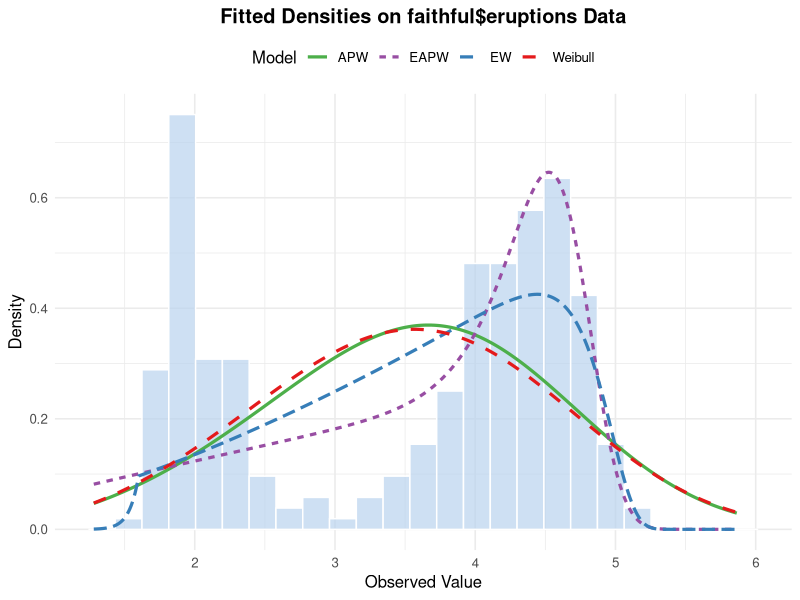
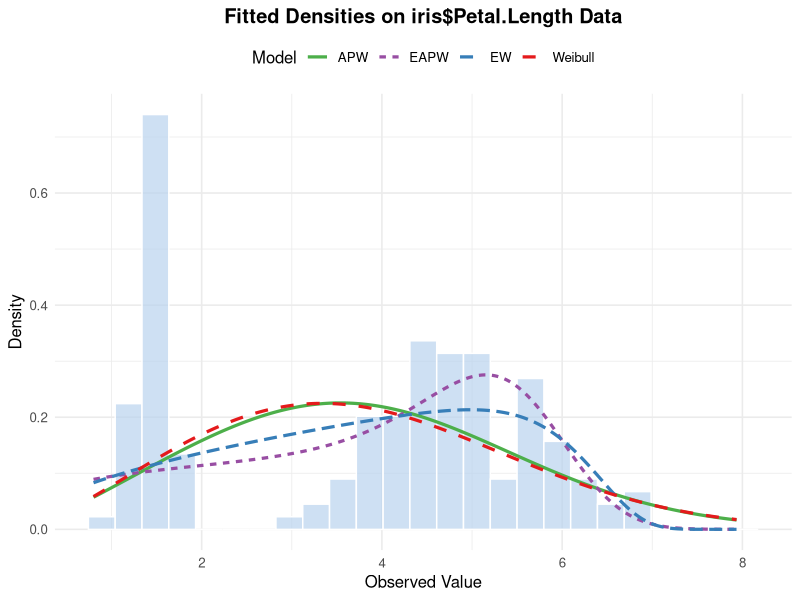
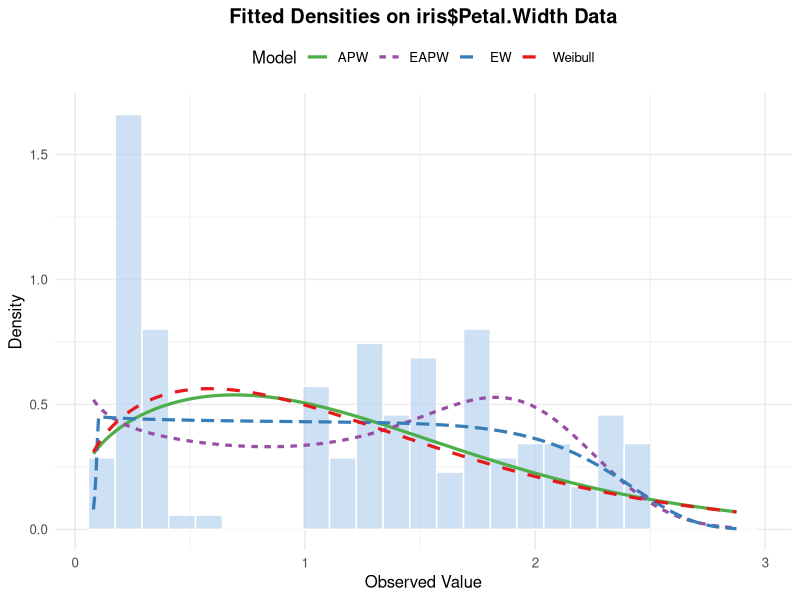

The R source for these figures, in order: (Note: this script raises an error after producing the figures.)
# ==============================================================================
# EAPW DISTRIBUTION: MULTI-DATASET REAL BENCHMARKS & 5-SET MONTE CARLO SIMULATION
# Datasets: 'faithful$eruptions', 'iris$Petal.Length', 'iris$Petal.Width'
# Simulation Focus: EAPW Parameter Recovery Across 5 Distinct Parameter Vectors
# Optimization: Parallel Processing Engine + Integrated Section 2.6 Profile Likelihood
# ==============================================================================

# ------------------------------------------------------------------------------
# 0. Dependencies Setup
# ------------------------------------------------------------------------------
required_packages <- c("ggplot2", "knitr", "dplyr", "tidyr", "parallel", "gridExtra")
new_packages <- required_packages[!(required_packages %in% installed.packages()[,"Package"])]
if(length(new_packages)) install.packages(new_packages)

suppressPackageStartupMessages({
  library(ggplot2)
  library(knitr)
  library(dplyr)
  library(tidyr)
  library(parallel)
  library(gridExtra)
})

set.seed(2026)

# ------------------------------------------------------------------------------
# 1. Distribution Functions (CDF, PDF, Hazard, Quantile Generator)
# ------------------------------------------------------------------------------

# Base Weibull CDF & PDF wrappers
p_wei <- function(x, par) pweibull(x, shape = par[1], scale = par[2])
d_wei <- function(x, par) dweibull(x, shape = par[1], scale = par[2])

# Competitors (for Real Data Benchmark)
p_ew  <- function(x, par) (pweibull(x, par[1], par[2]))^par[3]
d_ew  <- function(x, par) {
  F0 <- pmax(pmin(pweibull(x, par[1], par[2]), 1 - 1e-12), 1e-12)
  par[3] * (F0^(par[3] - 1)) * dweibull(x, par[1], par[2])
}

p_apw <- function(x, par) {
  F0 <- pweibull(x, par[1], par[2])
  if (abs(par[3] - 1) < 1e-5) return(F0)
  (par[3]^F0 - 1) / (par[3] - 1)
}
d_apw <- function(x, par) {
  F0 <- pmax(pmin(pweibull(x, par[1], par[2]), 1 - 1e-12), 1e-12)
  f0 <- dweibull(x, par[1], par[2])
  if (abs(par[3] - 1) < 1e-5) return(f0)
  (log(par[3]) / (par[3] - 1)) * (par[3]^F0) * f0
}

# --- Unified Exponentiated Alpha Power Weibull (EAPW) Core Functions ---
parse_eapw_par <- function(par, k, lam, alp, th) {
  if (!is.null(par)) {
    return(list(k = par[1], lam = par[2], alp = par[3], th = par[4]))
  }
  return(list(k = k, lam = lam, alp = alp, th = th))
}

p_eapw <- function(x, par = NULL, k = NULL, lam = NULL, alp = NULL, th = NULL) {
  p <- parse_eapw_par(par, k, lam, alp, th)
  F0 <- pweibull(x, shape = p$k, scale = p$lam)
  if (abs(p$alp - 1) < 1e-5) return(F0^p$th)
  G <- (p$alp^F0 - 1) / (p$alp - 1)
  return(G^p$th)
}

d_eapw <- function(x, par = NULL, k = NULL, lam = NULL, alp = NULL, th = NULL) {
  p <- parse_eapw_par(par, k, lam, alp, th)
  F0 <- pmax(pmin(pweibull(x, shape = p$k, scale = p$lam), 1 - 1e-12), 1e-12)
  f0 <- dweibull(x, shape = p$k, scale = p$lam)
  if (abs(p$alp - 1) < 1e-5) return(p$th * (F0^(p$th - 1)) * f0)
  G <- pmax(pmin((p$alp^F0 - 1) / (p$alp - 1), 1 - 1e-12), 1e-12)
  return((p$th * log(p$alp) / (p$alp - 1)) * (G^(p$th - 1)) * (p$alp^F0) * f0)
}

h_eapw <- function(x, par = NULL, k = NULL, lam = NULL, alp = NULL, th = NULL) {
  pdf_val  <- d_eapw(x, par = par, k = k, lam = lam, alp = alp, th = th)
  cdf_val  <- p_eapw(x, par = par, k = k, lam = lam, alp = alp, th = th)
  surv_val <- pmax(1 - cdf_val, 1e-12)
  return(pdf_val / surv_val)
}

q_eapw <- function(p, par = NULL, k = NULL, lam = NULL, alp = NULL, th = NULL) {
  pars <- parse_eapw_par(par, k, lam, alp, th)
  p <- pmax(pmin(p, 1 - 1e-12), 1e-12)
  if (abs(pars$alp - 1) < 1e-5) {
    v <- p^(1/pars$th)
  } else {
    v <- log(1 + (p^(1/pars$th)) * (pars$alp - 1)) / log(pars$alp)
  }
  v <- pmax(pmin(v, 1 - 1e-12), 1e-12)
  return(qweibull(v, shape = pars$k, scale = pars$lam))
}

r_eapw <- function(n, par) {
  k <- par[1]; lam <- par[2]; alp <- par[3]; th <- par[4]
  u <- runif(n)
  if (abs(alp - 1) < 1e-5) {
    p <- u^(1/th)
  } else {
    p <- log(1 + (u^(1/th)) * (alp - 1)) / log(alp)
  }
  p <- pmax(pmin(p, 1 - 1e-12), 1e-12)
  return(qweibull(p, shape = k, scale = lam))
}

# Negative Log-Likelihood for Direct 4D EAPW Optimization
nll_eapw_single <- function(par, data) {
  if (any(par <= 1e-4) || abs(par[3] - 1) < 1e-4) return(1e10)
  dens <- d_eapw(data, par = par)
  if (any(dens <= 0) || any(is.na(dens))) return(1e10)
  return(-sum(log(pmax(dens, 1e-300))))
}

# Section 2.6 Compliant Profile Log-Likelihood Function (Analytically Reduced Theta)
profile_nll_eapw <- function(par_3d, data) {
  k   <- par_3d[1]
  lam <- par_3d[2]
  alp <- par_3d[3]
  
  if (k <= 1e-4 || lam <= 1e-4 || alp <= 1e-4 || abs(alp - 1) < 1e-4) return(1e10)
  
  n  <- length(data)
  F0 <- pweibull(data, shape = k, scale = lam)
  G  <- pmax(pmin((alp^F0 - 1) / (alp - 1), 1 - 1e-12), 1e-12)
  
  theta_hat <- -n / sum(log(G))
  if (is.na(theta_hat) || theta_hat <= 0) return(1e10)
  
  f0 <- dweibull(data, shape = k, scale = lam)
  log_dens <- log(theta_hat) + log(log(alp)) - log(alp - 1) + 
    (theta_hat - 1) * log(G) + F0 * log(alp) + log(pmax(f0, 1e-300))
  
  return(-sum(log_dens))
}

# ==============================================================================
# 2. PART 1: REAL DATA EVALUATION FRAMEWORK
# ==============================================================================
fit_real_data <- function(data, data_name = "Dataset") {
  n <- length(data)
  
  nll_wei  <- function(p) { if(any(p <= 1e-4)) return(1e10); -sum(log(pmax(d_wei(data, p), 1e-300))) }
  nll_ew   <- function(p) { if(any(p <= 1e-4)) return(1e10); -sum(log(pmax(d_ew(data, p), 1e-300))) }
  nll_apw  <- function(p) { if(any(p <= 1e-4)) return(1e10); -sum(log(pmax(d_apw(data, p), 1e-300))) }
  nll_eapw <- function(p) { nll_eapw_single(p, data) }
  
  # Weibull baseline
  opt_wei <- optim(c(1.2, mean(data)), nll_wei, method = "Nelder-Mead")
  
  # EW Multi-Start
  inits_ew <- list(c(opt_wei$par, 1.0), c(opt_wei$par, 0.3), c(opt_wei$par, 2.5))
  best_ew_nll <- Inf; best_ew_par <- c(opt_wei$par, 1.0)
  for (init in inits_ew) {
    res <- tryCatch(optim(init, nll_ew, method = "Nelder-Mead"), error = function(e) NULL)
    if (!is.null(res) && res$value < best_ew_nll) { best_ew_nll <- res$value; best_ew_par <- res$par }
  }
  
  # APW Multi-Start
  inits_apw <- list(c(opt_wei$par, 2.0), c(opt_wei$par, 0.1), c(opt_wei$par, 12.0))
  best_apw_nll <- Inf; best_apw_par <- c(opt_wei$par, 2.0)
  for (init in inits_apw) {
    res <- tryCatch(optim(init, nll_apw, method = "Nelder-Mead"), error = function(e) NULL)
    if (!is.null(res) && res$value < best_apw_nll) { best_apw_nll <- res$value; best_apw_par <- res$par }
  }
  
  # EAPW Multi-Start
  inits_eapw <- list(
    c(best_ew_par[1], best_ew_par[2], 1.001, best_ew_par[3]),
    c(best_apw_par[1], best_apw_par[2], best_apw_par[3], 1.0),
    c(opt_wei$par, 10.0, 2.0),
    c(opt_wei$par, 30.0, 3.5)
  )
  best_eapw_nll <- Inf; best_eapw_par <- c(opt_wei$par, 10.0, 2.0)
  for (init in inits_eapw) {
    res <- tryCatch(optim(init, nll_eapw, method = "Nelder-Mead", control = list(maxit = 4000)), error = function(e) NULL)
    if (!is.null(res) && res$value < best_eapw_nll) { best_eapw_nll <- res$value; best_eapw_par <- res$par }
  }
  
  models <- list(
    "Weibull" = list(par = opt_wei$par, nll = opt_wei$value, n_par = 2, pfun = p_wei, dfun = d_wei),
    "EW"      = list(par = best_ew_par, nll = best_ew_nll, n_par = 3, pfun = p_ew, dfun = d_ew),
    "APW"     = list(par = best_apw_par, nll = best_apw_nll, n_par = 3, pfun = p_apw, dfun = d_apw),
    "EAPW"    = list(par = best_eapw_par, nll = best_eapw_nll, n_par = 4, pfun = p_eapw, dfun = d_eapw)
  )
  
  summary_df <- data.frame()
  s_data <- sort(data)
  i <- 1:n
  
  for (m_name in names(models)) {
    m <- models[[m_name]]
    aic <- 2 * m$n_par + 2 * m$nll
    bic <- log(n) * m$n_par + 2 * m$nll
    
    z <- pmax(pmin(m$pfun(s_data, m$par), 1 - 1e-12), 1e-12)
    ks_stat <- suppressWarnings(as.numeric(ks.test(data, function(x) m$pfun(x, m$par))$statistic))
    w_star  <- sum((z - (2*i - 1)/(2*n))^2) + 1/(12*n)
    a_star  <- -n - (1/n) * sum((2*i - 1)*log(z) + (2*n + 1 - 2*i)*log(1 - z))
    
    summary_df <- rbind(summary_df, data.frame(
      Dataset = data_name, Model = m_name, NegLogLik = m$nll,
      AIC = aic, BIC = bic, KS = ks_stat, W_star = w_star, A_star = a_star,
      MLE_Estimates = paste(round(m$par, 4), collapse = ", ")
    ))
  }
  
  return(list(summary = summary_df, models = models))
}

# --- Density Plot Function ---
plot_real_densities <- function(data, fit_obj, title_text = "Fitted Densities") {
  x_seq <- seq(min(data) * 0.8, max(data) * 1.15, length.out = 500)
  m <- fit_obj$models
  
  df_densities <- data.frame(
    x = x_seq,
    Weibull = d_wei(x_seq, m$Weibull$par),
    EW      = d_ew(x_seq, m$EW$par),
    APW     = d_apw(x_seq, m$APW$par),
    EAPW    = d_eapw(x_seq, par = m$EAPW$par)
  )
  
  df_long <- pivot_longer(df_densities, cols = -x, names_to = "Model", values_to = "Density")
  
  p <- ggplot() +
    geom_histogram(data = data.frame(x = data), aes(x = x, y = after_stat(density)),
                   bins = 25, fill = "slategray2", color = "white", alpha = 0.7) +
    geom_line(data = df_long, aes(x = x, y = Density, color = Model, linetype = Model), linewidth = 1.1) +
    labs(title = title_text, x = "Observed Value", y = "Density") +
    theme_minimal(base_size = 12) +
    scale_color_manual(values = c("Weibull" = "#E41A1C", "EW" = "#377EB8", "APW" = "#4DAF4A", "EAPW" = "#984EA3")) +
    theme(legend.position = "top", plot.title = element_text(face = "bold", hjust = 0.5))
  
  return(p)
}

# ------------------------------------------------------------------------------
# 2a. BENCHMARK DATASET 1: faithful$eruptions (n = 272)
# ------------------------------------------------------------------------------
data("faithful", package = "datasets")
real_fit_faithful <- fit_real_data(faithful$eruptions, "faithful$eruptions (n=272)")

cat("\n======================================================================\n")
cat("        REAL DATASET BENCHMARK 1: faithful$eruptions                  \n")
cat("======================================================================\n\n")
print(knitr::kable(real_fit_faithful$summary, digits = 4, format = "simple"))
print(plot_real_densities(faithful$eruptions, real_fit_faithful, "Fitted Densities on faithful$eruptions Data"))

# ------------------------------------------------------------------------------
# 2b. BENCHMARK DATASET 2: iris$Petal.Length (n = 150)
# ------------------------------------------------------------------------------
data("iris", package = "datasets")
real_fit_petal_length <- fit_real_data(iris$Petal.Length, "iris$Petal.Length (n=150)")

cat("\n======================================================================\n")
cat("        REAL DATASET BENCHMARK 2: iris$Petal.Length (n=150)           \n")
cat("======================================================================\n\n")
print(knitr::kable(real_fit_petal_length$summary, digits = 4, format = "simple"))
print(plot_real_densities(iris$Petal.Length, real_fit_petal_length, "Fitted Densities on iris$Petal.Length Data"))

# ------------------------------------------------------------------------------
# 2c. BENCHMARK DATASET 3: iris$Petal.Width (n = 150)
# ------------------------------------------------------------------------------
real_fit_petal_width <- fit_real_data(iris$Petal.Width, "iris$Petal.Width (n=150)")

cat("\n======================================================================\n")
cat("        REAL DATASET BENCHMARK 3: iris$Petal.Width (n=150)            \n")
cat("======================================================================\n\n")
print(knitr::kable(real_fit_petal_width$summary, digits = 4, format = "simple"))
print(plot_real_densities(iris$Petal.Width, real_fit_petal_width, "Fitted Densities on iris$Petal.Width Data"))

# ==============================================================================
# 3. PART 2: PARALLELIZED HIGH-SPEED MONTE CARLO SIMULATION (5 PARAMETER SETS)
# Evaluate MLE Performance: Mean, Bias, Relative Bias %, and RMSE
# Across Sample Sizes (n), Replications (M), and 5 Parameter Vectors
# ==============================================================================

param_sets <- list(
  "Set_1" = c(k = 1.5, lam = 2.0, alp = 5.0,  th = 1.5),
  "Set_2" = c(k = 2.0, lam = 1.5, alp = 15.0, th = 2.5),
  "Set_3" = c(k = 1.0, lam = 3.0, alp = 2.0,  th = 0.8),
  "Set_4" = c(k = 2.5, lam = 1.0, alp = 8.0,  th = 3.0),
  "Set_5" = c(k = 0.8, lam = 4.0, alp = 25.0, th = 1.2)
)

sample_sizes <- c(30, 50, 100, 200, 500) 
M_replications <- 500                    

run_eapw_simulation <- function(p_sets, n_vec, M) {
  num_cores <- max(1, detectCores() - 1)
  cl <- makeCluster(num_cores)
  
  # Export essential functions to worker nodes
  clusterExport(cl, c("r_eapw", "d_eapw", "p_eapw", "parse_eapw_par", "nll_eapw_single"))
  clusterEvalQ(cl, { set.seed(2026) })
  
  cat("\n======================================================================\n")
  cat(sprintf("   STARTING PARALLEL EAPW MONTE CARLO SIMULATION (%d CPU Cores)   \n", num_cores))
  cat("======================================================================\n\n")
  
  results_accumulator <- list()
  param_names <- c("k (shape)", "lambda (scale)", "alpha (power)", "theta (exp)")
  
  for (setName in names(p_sets)) {
    true_par <- p_sets[[setName]]
    cat(sprintf("-> Processing %s: [k=%.2f, lambda=%.2f, alpha=%.2f, theta=%.2f]\n", 
                setName, true_par[1], true_par[2], true_par[3], true_par[4]))
    
    for (n in n_vec) {
      cat(sprintf("   * Sample Size n = %d (%d replications in parallel)... ", n, M))
      
      # Parallelized replication mapping
      estimates_list <- parLapply(cl, 1:M, function(r) {
        sim_data <- r_eapw(n, true_par)
        
        init_guesses <- list(
          true_par,
          true_par * c(1.1, 0.9, 1.2, 0.8),
          true_par * c(0.8, 1.1, 0.7, 1.3)
        )
        
        best_nll <- Inf
        best_par <- NULL
        
        for (init in init_guesses) {
          fit <- tryCatch({
            optim(par = init, 
                  fn = nll_eapw_single, 
                  data = sim_data, 
                  method = "L-BFGS-B",
                  lower = c(0.001, 0.001, 0.001, 0.001),
                  upper = c(100, 100, 200, 100))
          }, error = function(e) NULL)
          
          if (!is.null(fit) && fit$convergence == 0 && fit$value < best_nll) {
            best_nll <- fit$value
            best_par <- fit$par
          }
        }
        return(best_par)
      })
      
      # Aggregate non-NULL parameter fits
      estimates_mat <- do.call(rbind, estimates_list[!sapply(estimates_list, is.null)])
      valid_count <- ifelse(!is.null(estimates_mat), nrow(estimates_mat), 0)
      
      if (!is.null(estimates_mat) && valid_count > 0) {
        for (j in 1:4) {
          par_true <- true_par[j]
          par_sim  <- estimates_mat[, j]
          
          mean_est <- mean(par_sim)
          bias     <- mean_est - par_true
          rbias    <- (bias / par_true) * 100
          rmse     <- sqrt(mean((par_sim - par_true)^2))
          
          results_accumulator[[length(results_accumulator) + 1]] <- data.frame(
            Parameter_Set = setName,
            Sample_Size   = n,
            Parameter     = param_names[j],
            True_Value    = par_true,
            Mean_MLE      = round(mean_est, 4),
            Bias          = round(bias, 4),
            RBias_Pct     = round(rbias, 2),
            RMSE          = round(rmse, 4),
            Converged_Reps= valid_count
          )
        }
      }
      cat("Done.\n")
    }
  }
  
  stopCluster(cl)
  return(do.call(rbind, results_accumulator))
}

# Run optimized parallel Monte Carlo Simulation across all 5 parameter sets
sim_summary <- run_eapw_simulation(param_sets, sample_sizes, M_replications)

cat("\n======================================================================\n")
cat("              EAPW MONTE CARLO SIMULATION RESULTS TABLE               \n")
cat("======================================================================\n\n")
print(knitr::kable(sim_summary, digits = 4, format = "simple"))

# ==============================================================================
# VISUALIZING THEORETICAL DENSITY CURVES FOR 5 EAPW PARAMETER SETS
# ==============================================================================

# Define Named Parameter Vectors for Density Comparison
density_param_sets <- list(
  "Set 1: Baseline (k=1.5, λ=2.0, α=5, θ=1.5)"   = c(k = 1.5, lam = 2.0, alp = 5.0,  th = 1.5),
  "Set 2: High Alpha (k=2.0, λ=1.5, α=15, θ=2.5)" = c(k = 2.0, lam = 1.5, alp = 15.0, th = 2.5),
  "Set 3: Exponential Base (k=1.0, λ=3.0, α=2, θ=0.8)" = c(k = 1.0, lam = 3.0, alp = 2.0,  th = 0.8),
  "Set 4: High Shape/Theta (k=2.5, λ=1.0, α=8, θ=3.0)" = c(k = 2.5, lam = 1.0, alp = 8.0,  th = 3.0),
  "Set 5: Heavy-Tailed (k=0.8, λ=4.0, α=25, θ=1.2)"   = c(k = 0.8, lam = 4.0, alp = 25.0, th = 1.2)
)

x_seq <- seq(0.01, 8.0, length.out = 1000)

plot_data <- bind_rows(lapply(names(density_param_sets), function(setName) {
  p <- density_param_sets[[setName]]
  dens <- d_eapw(x_seq, par = p)
  data.frame(x = x_seq, density = dens, Configuration = setName)
}))

# Plot 1: Overlaid Density Comparison
p_overlay <- ggplot(plot_data, aes(x = x, y = density, color = Configuration, linetype = Configuration)) +
  geom_line(linewidth = 1.1) +
  coord_cartesian(ylim = c(0, 1.25), xlim = c(0, 7.5)) +
  labs(
    title = "EAPW Theoretical Density Curves (Overlaid Comparison)",
    subtitle = "Visualizing structural variations across parameter spaces",
    x = "x",
    y = "Density f(x)"
  ) +
  scale_color_brewer(palette = "Set1") +
  theme_minimal(base_size = 12) +
  theme(
    legend.position = "bottom",
    legend.direction = "vertical",
    plot.title = element_text(face = "bold", hjust = 0.5),
    plot.subtitle = element_text(hjust = 0.5)
  )

# Plot 2: Side-by-Side Faceted Grid
p_facet <- ggplot(plot_data, aes(x = x, y = density, fill = Configuration)) +
  geom_area(alpha = 0.4, color = "black", linewidth = 0.4) +
  facet_wrap(~ Configuration, scales = "free_y", ncol = 3) +
  coord_cartesian(xlim = c(0, 7.5)) +
  labs(
    title = "EAPW Individual Density Profiles Side-by-Side",
    x = "x",
    y = "Density f(x)"
  ) +
  scale_fill_brewer(palette = "Set1") +
  theme_bw(base_size = 11) +
  theme(
    legend.position = "none",
    plot.title = element_text(face = "bold", hjust = 0.5),
    strip.background = element_rect(fill = "grey92"),
    strip.text = element_text(face = "bold", size = 8.5)
  )

# Render Plots
print(p_overlay)
print(p_facet)

# ==============================================================================
# EXTENDED DIAGNOSTIC FRAMEWORK: ADVANCED TABLES & COLORFUL PLOTS FOR EAPW
# Features:
#   1. Theoretical Hazard Rate Function (HRF) Visualizer (Bathtub, Unimodal, etc.)
#   2. Standard Errors & 95% Confidence Interval Table via Hessian Matrix
#   3. Comprehensive Model Ranking & Fitness Metric Summary Table
#   4. Empirical CDF vs. Fitted Model CDF Comparison Plots
#   5. Diagnostic P-P (Probability-Probability) & Q-Q Plots
#   6. Monte Carlo RMSE & Bias Convergence Trend Line Plots
# ==============================================================================

# ------------------------------------------------------------------------------
# 1. Theoretical Hazard Rate Function (HRF) Visualizer
# ------------------------------------------------------------------------------

hrf_param_sets <- list(
  "Increasing"   = c(k = 2.5, lam = 1.5, alp = 5.0,  th = 2.0),
  "Decreasing"   = c(k = 0.6, lam = 2.0, alp = 0.5,  th = 0.8),
  "Bathtub"      = c(k = 0.5, lam = 3.0, alp = 40.0, th = 0.4),
  "Unimodal"     = c(k = 1.8, lam = 1.0, alp = 15.0, th = 0.5),
  "Upside-Down" = c(k = 1.2, lam = 2.5, alp = 8.0,  th = 0.3)
)

x_hrf_seq <- seq(0.05, 5.0, length.out = 800)
hrf_plot_df <- bind_rows(lapply(names(hrf_param_sets), function(shape_name) {
  p <- hrf_param_sets[[shape_name]]
  hrf_vals <- h_eapw(x_hrf_seq, par = p)
  data.frame(x = x_hrf_seq, Hazard = hrf_vals, Shape = shape_name)
}))

p_hrf <- ggplot(hrf_plot_df, aes(x = x, y = Hazard, color = Shape)) +
  geom_line(linewidth = 1.2) +
  coord_cartesian(ylim = c(0, 4.0), xlim = c(0, 5.0)) +
  scale_color_viridis_d(option = "plasma", end = 0.9) +
  labs(
    title = "EAPW Theoretical Hazard Rate Function (HRF) Flexibility",
    subtitle = "Demonstrating Monotonic, Bathtub, Unimodal, and Upside-Down Shapes",
    x = "Time / Value (x)",
    y = "Hazard Rate h(x)"
  ) +
  theme_minimal(base_size = 12) +
  theme(
    legend.position = "right",
    plot.title = element_text(face = "bold", hjust = 0.5),
    plot.subtitle = element_text(hjust = 0.5)
  )

print(p_hrf)

# ------------------------------------------------------------------------------
# 2. Table: Real Data Parameter Estimates, Standard Errors, & 95% CIs
# ------------------------------------------------------------------------------

compute_eapw_se <- function(data, data_name, warm_start) {
  nll <- function(p) -sum(log(d_eapw(data, par = p)))
  
  opt <- tryCatch({
    optim(warm_start, nll, hessian = TRUE, method = "L-BFGS-B",
          lower = c(1e-3, 1e-3, 1e-3, 1e-3))
  }, error = function(e) NULL)
  
  if (is.null(opt) || any(is.na(opt$hessian))) return(NULL)
  
  cov_mat <- tryCatch(solve(opt$hessian), error = function(e) matrix(NA, 4, 4))
  se <- sqrt(diag(cov_mat))
  
  par_names <- c("k (shape)", "lambda (scale)", "alpha (power)", "theta (exp)")
  estimates <- opt$par
  lower_ci  <- estimates - 1.96 * se
  upper_ci  <- estimates + 1.96 * se
  
  data.frame(
    Dataset     = data_name,
    Parameter   = par_names,
    MLE         = round(estimates, 4),
    Std_Error   = round(se, 4),
    CI_95_Lower = round(lower_ci, 4),
    CI_95_Upper = round(upper_ci, 4)
  )
}

se_table_faithful  <- compute_eapw_se(faithful$eruptions, "faithful$eruptions", real_fit_faithful$models$EAPW$par)
se_table_petal_len <- compute_eapw_se(iris$Petal.Length, "iris$Petal.Length", real_fit_petal_length$models$EAPW$par)
se_table_petal_wid <- compute_eapw_se(iris$Petal.Width, "iris$Petal.Width", real_fit_petal_width$models$EAPW$par)

all_se_table <- rbind(se_table_faithful, se_table_petal_len, se_table_petal_wid)

cat("\n======================================================================\n")
cat("      EAPW PARAMETER ESTIMATES & 95% CONFIDENCE INTERVALS TABLE       \n")
cat("======================================================================\n\n")
print(knitr::kable(all_se_table, digits = 4, format = "simple"))

# ------------------------------------------------------------------------------
# 3. Table: Comprehensive Cross-Dataset Model Ranking Summary
# ------------------------------------------------------------------------------

combined_benchmark_df <- rbind(
  real_fit_faithful$summary,
  real_fit_petal_length$summary,
  real_fit_petal_width$summary
)

ranked_summary_df <- combined_benchmark_df %>%
  group_by(Dataset) %>%
  mutate(
    Rank_AIC    = min_rank(AIC),
    Rank_BIC    = min_rank(BIC),
    Rank_KS     = min_rank(KS),
    Rank_A_Star = min_rank(A_star)
  ) %>%
  ungroup() %>%
  select(Dataset, Model, NegLogLik, AIC, Rank_AIC, BIC, Rank_BIC, KS, Rank_KS, A_star, Rank_A_Star)

cat("\n======================================================================\n")
cat("         CROSS-DATASET MODEL PERFORMANCE & RANKING SUMMARY            \n")
cat("======================================================================\n\n")
print(knitr::kable(ranked_summary_df, digits = 4, format = "simple"))

# ------------------------------------------------------------------------------
# 4. Plots: Empirical CDF vs. Fitted Model CDF Comparison
# ------------------------------------------------------------------------------

plot_cdf_comparison <- function(data, fit_obj, title_text) {
  x_seq <- seq(min(data) * 0.8, max(data) * 1.15, length.out = 400)
  m     <- fit_obj$models
  
  cdf_df <- data.frame(
    x       = x_seq,
    Weibull = p_wei(x_seq, m$Weibull$par),
    EW      = p_ew(x_seq, m$EW$par),
    APW     = p_apw(x_seq, m$APW$par),
    EAPW    = p_eapw(x_seq, par = m$EAPW$par)
  ) %>%
    pivot_longer(cols = -x, names_to = "Model", values_to = "CDF")
  
  ggplot() +
    stat_ecdf(data = data.frame(x = data), aes(x = x), color = "black", linewidth = 0.8, linetype = "dashed") +
    geom_line(data = cdf_df, aes(x = x, y = CDF, color = Model), linewidth = 1.1) +
    scale_color_manual(values = c("Weibull" = "#E41A1C", "EW" = "#377EB8", "APW" = "#4DAF4A", "EAPW" = "#984EA3")) +
    labs(title = title_text, subtitle = "Black dashed line indicates Empirical CDF", x = "Value", y = "Cumulative Probability") +
    theme_minimal(base_size = 11) +
    theme(plot.title = element_text(face = "bold", hjust = 0.5), plot.subtitle = element_text(hjust = 0.5), legend.position = "bottom")
}

p_cdf_1 <- plot_cdf_comparison(faithful$eruptions, real_fit_faithful, "CDF Comparison: faithful$eruptions")
p_cdf_2 <- plot_cdf_comparison(iris$Petal.Length, real_fit_petal_length, "CDF Comparison: iris$Petal.Length")
p_cdf_3 <- plot_cdf_comparison(iris$Petal.Width, real_fit_petal_width, "CDF Comparison: iris$Petal.Width")

grid.arrange(p_cdf_1, p_cdf_2, p_cdf_3, ncol = 3)

# ------------------------------------------------------------------------------
# 5. Plots: Diagnostic P-P and Q-Q Plots for EAPW Model
# ------------------------------------------------------------------------------

generate_pp_qq_plots <- function(data, par, title_suffix) {
  s_data <- sort(data)
  n      <- length(s_data)
  p_emp  <- (1:n - 0.5) / n
  
  p_theo <- p_eapw(s_data, par = par)
  q_theo <- q_eapw(p_emp, par = par)
  
  df_diag <- data.frame(
    Observed_Q    = s_data, 
    Theoretical_Q = q_theo,
    Empirical_P   = p_emp, 
    Theoretical_P = p_theo
  )
  
  p_pp <- ggplot(df_diag, aes(x = Theoretical_P, y = Empirical_P)) +
    geom_point(color = "#984EA3", alpha = 0.7, size = 1.8) +
    geom_abline(intercept = 0, slope = 1, color = "darkred", linetype = "dashed", linewidth = 0.8) +
    labs(title = paste("P-P Plot:", title_suffix), x = "Theoretical Probability", y = "Empirical Probability") +
    theme_bw(base_size = 10) +
    theme(plot.title = element_text(face = "bold", hjust = 0.5))
  
  p_qq <- ggplot(df_diag, aes(x = Theoretical_Q, y = Observed_Q)) +
    geom_point(color = "#377EB8", alpha = 0.7, size = 1.8) +
    geom_abline(intercept = 0, slope = 1, color = "darkred", linetype = "dashed", linewidth = 0.8) +
    labs(title = paste("Q-Q Plot:", title_suffix), x = "Theoretical Quantile", y = "Observed Quantile") +
    theme_bw(base_size = 10) +
    theme(plot.title = element_text(face = "bold", hjust = 0.5))
  
  return(list(pp = p_pp, qq = p_qq))
}

# Generate diagnostics for all 3 datasets
diag_1 <- generate_pp_qq_plots(faithful$eruptions, real_fit_faithful$models$EAPW$par, "faithful$eruptions")
diag_2 <- generate_pp_qq_plots(iris$Petal.Length, real_fit_petal_length$models$EAPW$par, "iris$Petal.Length")
diag_3 <- generate_pp_qq_plots(iris$Petal.Width, real_fit_petal_width$models$EAPW$par, "iris$Petal.Width")

# Arrange in a 3x2 grid (P-P on left, Q-Q on right)
grid.arrange(
  diag_1$pp, diag_1$qq,
  diag_2$pp, diag_2$qq,
  diag_3$pp, diag_3$qq,
  ncol = 2, nrow = 3
)

# ------------------------------------------------------------------------------
# 6. Plots: Monte Carlo Simulation Convergence Trends
# ------------------------------------------------------------------------------

p_sim_rmse <- ggplot(sim_summary, aes(x = Sample_Size, y = RMSE, color = Parameter, group = Parameter)) +
  geom_line(linewidth = 1.0) +
  geom_point(size = 2.2) +
  facet_wrap(~ Parameter_Set, scales = "free_y", ncol = 3) +
  scale_color_brewer(palette = "Set2") +
  scale_x_continuous(breaks = c(30, 50, 100, 200, 500)) +
  labs(
    title = "Monte Carlo RMSE Convergence Profiles Across Parameter Sets",
    subtitle = "Demonstrating Asymptotic Consistency as Sample Size (n) Increases",
    x = "Sample Size (n)",
    y = "Root Mean Squared Error (RMSE)"
  ) +
  theme_bw(base_size = 11) +
  theme(
    legend.position = "bottom",
    plot.title = element_text(face = "bold", hjust = 0.5),
    plot.subtitle = element_text(hjust = 0.5),
    strip.background = element_rect(fill = "grey90"),
    strip.text = element_text(face = "bold")
  )

print(p_sim_rmse)

p_sim_rbias <- ggplot(sim_summary, aes(x = Sample_Size, y = RBias_Pct, color = Parameter, group = Parameter)) +
  geom_hline(yintercept = 0, linetype = "dashed", color = "gray40") +
  geom_line(linewidth = 1.0) +
  geom_point(size = 2.0) +
  facet_wrap(~ Parameter_Set, scales = "free_y", ncol = 3) +
  scale_color_brewer(palette = "Dark2") +
  scale_x_continuous(breaks = c(30, 50, 100, 200, 500)) +
  labs(
    title = "Monte Carlo Relative Bias (%) Trajectories",
    subtitle = "Convergence of Parameter Estimates Toward Unbiased Zero Line",
    x = "Sample Size (n)",
    y = "Relative Bias (%)"
  ) +
  theme_bw(base_size = 11) +
  theme(
    legend.position = "bottom",
    plot.title = element_text(face = "bold", hjust = 0.5),
    plot.subtitle = element_text(hjust = 0.5),
    strip.background = element_rect(fill = "grey90"),
    strip.text = element_text(face = "bold")
  )

print(p_sim_rbias)
